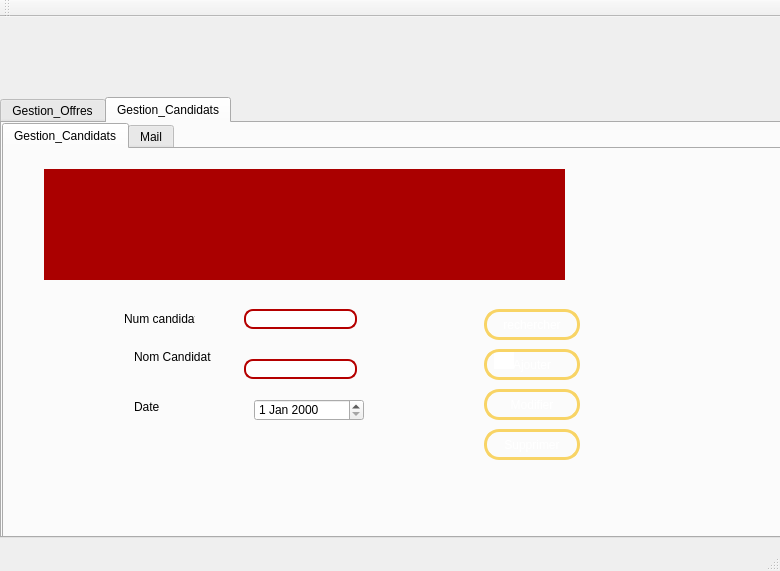
<?xml version="1.0" encoding="UTF-8"?>
<ui version="4.0">
 <class>MainWindow</class>
 <widget class="QMainWindow" name="MainWindow">
  <property name="geometry">
   <rect>
    <x>0</x>
    <y>0</y>
    <width>780</width>
    <height>571</height>
   </rect>
  </property>
  <property name="windowTitle">
   <string>Gestion des livres</string>
  </property>
  <widget class="QWidget" name="centralWidget">
   <widget class="QTabWidget" name="tabWidget_2">
    <property name="geometry">
     <rect>
      <x>0</x>
      <y>80</y>
      <width>791</width>
      <height>441</height>
     </rect>
    </property>
    <property name="currentIndex">
     <number>1</number>
    </property>
    <widget class="QWidget" name="tab_4">
     <attribute name="title">
      <string>Gestion_Offres</string>
     </attribute>
     <widget class="QTabWidget" name="tabWidget">
      <property name="geometry">
       <rect>
        <x>0</x>
        <y>0</y>
        <width>781</width>
        <height>411</height>
       </rect>
      </property>
      <property name="currentIndex">
       <number>0</number>
      </property>
      <widget class="QWidget" name="tab_2">
       <attribute name="title">
        <string>Gestion_Offres</string>
       </attribute>
       <widget class="QTableView" name="tabchambre">
        <property name="geometry">
         <rect>
          <x>70</x>
          <y>20</y>
          <width>541</width>
          <height>141</height>
         </rect>
        </property>
        <property name="styleSheet">
         <string notr="true">QWidget {
    background-color: #aa0000;
    color: #fffff8;
}
QTableView{border: 6px solid #aa0000; /*other code about padding background stc*/ ;}
QHeaderView::section {
    background-color: #aaaa7f;
    padding: 4px;
    border: 1px solid #fffff8;
    font-size: 8pt;
}

QTableWidget {
    gridline-color: #ff4842;
    font-size: 9pt;
}

QTableWidget QTableCornerButton::section {
    background-color: #ff4842;
    border: 1px solid #fffff8;
}</string>
        </property>
       </widget>
       <widget class="QPushButton" name="pb_ajouter">
        <property name="geometry">
         <rect>
          <x>480</x>
          <y>220</y>
          <width>96</width>
          <height>31</height>
         </rect>
        </property>
        <property name="styleSheet">
         <string notr="true"> QPushButton {
color: #ffffff;
border: 3px solid #f8d466;
font: 8pt &quot;MS Reference Sans Serif&quot;;
border-radius: 15px;
padding: 5px;
background: qradialgradient(cx: 0.3, cy: -0.4,
fx: 0.3, fy: -0.4,
radius: 3, stop: 0 #aa3118, stop: 1 #550000);
min-width: 80px;
}

QPushButton:hover {
background: qradialgradient(cx: 0.3, cy: -0.4,
fx: 0.3, fy: -0.4,
radius: 3, stop: 0 #aa3118, stop: 1 #552a2a);
}

 QPushButton:pressed {
background: qradialgradient(cx: 0.4, cy: -0.1,
fx: 0.4, fy: -0.1,
radius: 3, stop: 0 #aa3118, stop: 1 #554040);
}</string>
        </property>
        <property name="text">
         <string>Ajouter</string>
        </property>
       </widget>
       <widget class="QLabel" name="label_2">
        <property name="geometry">
         <rect>
          <x>90</x>
          <y>230</y>
          <width>47</width>
          <height>13</height>
         </rect>
        </property>
        <property name="text">
         <string>Contenu</string>
        </property>
       </widget>
       <widget class="QLineEdit" name="lineEdit_num">
        <property name="geometry">
         <rect>
          <x>220</x>
          <y>200</y>
          <width>113</width>
          <height>20</height>
         </rect>
        </property>
        <property name="styleSheet">
         <string notr="true">QLineEdit
{
border-radius:9px;
border: 2px solid #b50000;
background: qradialgradient(cx: 0.3, cy: -0.4,
fx: 0.0, fy: -0.0,
radius: 1.89, stop: 0 #ffffff, stop: 1 #999);
}</string>
        </property>
       </widget>
       <widget class="QLabel" name="label">
        <property name="geometry">
         <rect>
          <x>90</x>
          <y>200</y>
          <width>81</width>
          <height>16</height>
         </rect>
        </property>
        <property name="text">
         <string>Nom Offre</string>
        </property>
       </widget>
       <widget class="QPushButton" name="pb_supprimer">
        <property name="geometry">
         <rect>
          <x>480</x>
          <y>300</y>
          <width>96</width>
          <height>31</height>
         </rect>
        </property>
        <property name="styleSheet">
         <string notr="true"> QPushButton {
color: #ffffff;
border: 3px solid #f8d466;
font: 8pt &quot;MS Reference Sans Serif&quot;;
border-radius: 15px;
padding: 5px;
background: qradialgradient(cx: 0.3, cy: -0.4,
fx: 0.3, fy: -0.4,
radius: 3, stop: 0 #aa3118, stop: 1 #550000);
min-width: 80px;
}

QPushButton:hover {
background: qradialgradient(cx: 0.3, cy: -0.4,
fx: 0.3, fy: -0.4,
radius: 3, stop: 0 #aa3118, stop: 1 #552a2a);
}

 QPushButton:pressed {
background: qradialgradient(cx: 0.4, cy: -0.1,
fx: 0.4, fy: -0.1,
radius: 3, stop: 0 #aa3118, stop: 1 #554040);
}</string>
        </property>
        <property name="text">
         <string>Supprimer</string>
        </property>
       </widget>
       <widget class="QPushButton" name="pb_modifier">
        <property name="geometry">
         <rect>
          <x>480</x>
          <y>260</y>
          <width>96</width>
          <height>31</height>
         </rect>
        </property>
        <property name="styleSheet">
         <string notr="true"> QPushButton {
color: #ffffff;
border: 3px solid #f8d466;
font: 8pt &quot;MS Reference Sans Serif&quot;;
border-radius: 15px;
padding: 5px;
background: qradialgradient(cx: 0.3, cy: -0.4,
fx: 0.3, fy: -0.4,
radius: 3, stop: 0 #aa3118, stop: 1 #550000);
min-width: 80px;
}

QPushButton:hover {
background: qradialgradient(cx: 0.3, cy: -0.4,
fx: 0.3, fy: -0.4,
radius: 3, stop: 0 #aa3118, stop: 1 #552a2a);
}

 QPushButton:pressed {
background: qradialgradient(cx: 0.4, cy: -0.1,
fx: 0.4, fy: -0.1,
radius: 3, stop: 0 #aa3118, stop: 1 #554040);
}
</string>
        </property>
        <property name="text">
         <string>Modifier</string>
        </property>
       </widget>
       <widget class="QPushButton" name="pb_rechercher">
        <property name="geometry">
         <rect>
          <x>480</x>
          <y>180</y>
          <width>96</width>
          <height>31</height>
         </rect>
        </property>
        <property name="styleSheet">
         <string notr="true"> QPushButton {
color: #ffffff;
border: 3px solid #f8d466;
font: 8pt &quot;MS Reference Sans Serif&quot;;
border-radius: 15px;
padding: 5px;
background: qradialgradient(cx: 0.3, cy: -0.4,
fx: 0.3, fy: -0.4,
radius: 3, stop: 0 #aa3118, stop: 1 #550000);
min-width: 80px;
}

QPushButton:hover {
background: qradialgradient(cx: 0.3, cy: -0.4,
fx: 0.3, fy: -0.4,
radius: 3, stop: 0 #aa3118, stop: 1 #552a2a);
}

 QPushButton:pressed {
background: qradialgradient(cx: 0.4, cy: -0.1,
fx: 0.4, fy: -0.1,
radius: 3, stop: 0 #aa3118, stop: 1 #554040);
}</string>
        </property>
        <property name="text">
         <string>Rechercher</string>
        </property>
       </widget>
       <widget class="QLabel" name="label_4">
        <property name="geometry">
         <rect>
          <x>90</x>
          <y>290</y>
          <width>47</width>
          <height>13</height>
         </rect>
        </property>
        <property name="text">
         <string>Date</string>
        </property>
       </widget>
       <widget class="QLineEdit" name="lineEdit_disponibilite">
        <property name="geometry">
         <rect>
          <x>490</x>
          <y>190</y>
          <width>20</width>
          <height>20</height>
         </rect>
        </property>
        <property name="styleSheet">
         <string notr="true">QLineEdit{
background-color: transparent;
border-image: url(:off.png);
background: none;
border: none;
background-repeat: none;
}</string>
        </property>
       </widget>
       <widget class="QLabel" name="label_11">
        <property name="geometry">
         <rect>
          <x>90</x>
          <y>320</y>
          <width>71</width>
          <height>16</height>
         </rect>
        </property>
        <property name="text">
         <string>Nom Candidat</string>
        </property>
       </widget>
       <widget class="QComboBox" name="comboBox">
        <property name="geometry">
         <rect>
          <x>220</x>
          <y>310</y>
          <width>111</width>
          <height>22</height>
         </rect>
        </property>
       </widget>
       <widget class="QLineEdit" name="lineEdit_num_3">
        <property name="geometry">
         <rect>
          <x>220</x>
          <y>230</y>
          <width>113</width>
          <height>20</height>
         </rect>
        </property>
        <property name="styleSheet">
         <string notr="true">QLineEdit
{
border-radius:9px;
border: 2px solid #b50000;
background: qradialgradient(cx: 0.3, cy: -0.4,
fx: 0.0, fy: -0.0,
radius: 1.89, stop: 0 #ffffff, stop: 1 #999);
}</string>
        </property>
       </widget>
       <widget class="QLabel" name="label_9">
        <property name="geometry">
         <rect>
          <x>0</x>
          <y>-180</y>
          <width>791</width>
          <height>591</height>
         </rect>
        </property>
        <property name="styleSheet">
         <string notr="true">border-image: url(C:/Users/MY HP/Desktop/QT/5edma avec metier sans intg/Crud employe,mission/projet2020/malek/jribidesign.png);
</string>
        </property>
        <property name="text">
         <string/>
        </property>
       </widget>
       <widget class="QDateEdit" name="dateEdit">
        <property name="geometry">
         <rect>
          <x>220</x>
          <y>280</y>
          <width>110</width>
          <height>22</height>
         </rect>
        </property>
       </widget>
       <widget class="QPushButton" name="pushButton_2">
        <property name="geometry">
         <rect>
          <x>480</x>
          <y>340</y>
          <width>96</width>
          <height>31</height>
         </rect>
        </property>
        <property name="styleSheet">
         <string notr="true"> QPushButton {
color: #ffffff;
border: 3px solid #f8d466;
font: 8pt &quot;MS Reference Sans Serif&quot;;
border-radius: 15px;
padding: 5px;
background: qradialgradient(cx: 0.3, cy: -0.4,
fx: 0.3, fy: -0.4,
radius: 3, stop: 0 #aa3118, stop: 1 #550000);
min-width: 80px;
}

QPushButton:hover {
background: qradialgradient(cx: 0.3, cy: -0.4,
fx: 0.3, fy: -0.4,
radius: 3, stop: 0 #aa3118, stop: 1 #552a2a);
}

 QPushButton:pressed {
background: qradialgradient(cx: 0.4, cy: -0.1,
fx: 0.4, fy: -0.1,
radius: 3, stop: 0 #aa3118, stop: 1 #554040);
}</string>
        </property>
        <property name="text">
         <string>stat</string>
        </property>
       </widget>
       <zorder>label_9</zorder>
       <zorder>lineEdit_disponibilite</zorder>
       <zorder>tabchambre</zorder>
       <zorder>pb_ajouter</zorder>
       <zorder>label_2</zorder>
       <zorder>lineEdit_num</zorder>
       <zorder>label</zorder>
       <zorder>pb_supprimer</zorder>
       <zorder>pb_modifier</zorder>
       <zorder>pb_rechercher</zorder>
       <zorder>label_4</zorder>
       <zorder>label_11</zorder>
       <zorder>comboBox</zorder>
       <zorder>lineEdit_num_3</zorder>
       <zorder>dateEdit</zorder>
       <zorder>pushButton_2</zorder>
      </widget>
     </widget>
    </widget>
    <widget class="QWidget" name="tab_5">
     <attribute name="title">
      <string>Gestion_Candidats</string>
     </attribute>
     <widget class="QTabWidget" name="tabWidget_3">
      <property name="geometry">
       <rect>
        <x>0</x>
        <y>0</y>
        <width>781</width>
        <height>421</height>
       </rect>
      </property>
      <property name="currentIndex">
       <number>0</number>
      </property>
      <widget class="QWidget" name="tab_6">
       <attribute name="title">
        <string>Gestion_Candidats</string>
       </attribute>
       <widget class="QLabel" name="label_5">
        <property name="geometry">
         <rect>
          <x>120</x>
          <y>160</y>
          <width>71</width>
          <height>20</height>
         </rect>
        </property>
        <property name="text">
         <string>Num candidat</string>
        </property>
       </widget>
       <widget class="QLineEdit" name="lineEdit_id_3">
        <property name="geometry">
         <rect>
          <x>240</x>
          <y>160</y>
          <width>113</width>
          <height>20</height>
         </rect>
        </property>
        <property name="styleSheet">
         <string notr="true">QLineEdit
{
border-radius:9px;
border: 2px solid #b50000;
background: qradialgradient(cx: 0.3, cy: -0.4,
fx: 0.0, fy: -0.0,
radius: 1.89, stop: 0 #ffffff, stop: 1 #999);
}</string>
        </property>
       </widget>
       <widget class="QLabel" name="label_6">
        <property name="geometry">
         <rect>
          <x>130</x>
          <y>200</y>
          <width>81</width>
          <height>16</height>
         </rect>
        </property>
        <property name="text">
         <string>Nom Candidat</string>
        </property>
       </widget>
       <widget class="QLabel" name="label_7">
        <property name="geometry">
         <rect>
          <x>130</x>
          <y>250</y>
          <width>61</width>
          <height>16</height>
         </rect>
        </property>
        <property name="text">
         <string>Date</string>
        </property>
       </widget>
       <widget class="QPushButton" name="pb_ajouter_2">
        <property name="geometry">
         <rect>
          <x>480</x>
          <y>200</y>
          <width>96</width>
          <height>31</height>
         </rect>
        </property>
        <property name="styleSheet">
         <string notr="true"> QPushButton {
color: #ffffff;
border: 3px solid #f8d466;
font: 8pt &quot;MS Reference Sans Serif&quot;;
border-radius: 15px;
padding: 5px;
background: qradialgradient(cx: 0.3, cy: -0.4,
fx: 0.3, fy: -0.4,
radius: 3, stop: 0 #aa3118, stop: 1 #550000);
min-width: 80px;
}

QPushButton:hover {
background: qradialgradient(cx: 0.3, cy: -0.4,
fx: 0.3, fy: -0.4,
radius: 3, stop: 0 #aa3118, stop: 1 #552a2a);
}

 QPushButton:pressed {
background: qradialgradient(cx: 0.4, cy: -0.1,
fx: 0.4, fy: -0.1,
radius: 3, stop: 0 #aa3118, stop: 1 #554040);
}</string>
        </property>
        <property name="text">
         <string>Ajouter</string>
        </property>
       </widget>
       <widget class="QPushButton" name="pb_modifier_4">
        <property name="geometry">
         <rect>
          <x>480</x>
          <y>240</y>
          <width>96</width>
          <height>31</height>
         </rect>
        </property>
        <property name="styleSheet">
         <string notr="true"> QPushButton {
color: #ffffff;
border: 3px solid #f8d466;
font: 8pt &quot;MS Reference Sans Serif&quot;;
border-radius: 15px;
padding: 5px;
background: qradialgradient(cx: 0.3, cy: -0.4,
fx: 0.3, fy: -0.4,
radius: 3, stop: 0 #aa3118, stop: 1 #550000);
min-width: 80px;
}

QPushButton:hover {
background: qradialgradient(cx: 0.3, cy: -0.4,
fx: 0.3, fy: -0.4,
radius: 3, stop: 0 #aa3118, stop: 1 #552a2a);
}

 QPushButton:pressed {
background: qradialgradient(cx: 0.4, cy: -0.1,
fx: 0.4, fy: -0.1,
radius: 3, stop: 0 #aa3118, stop: 1 #554040);
}</string>
        </property>
        <property name="text">
         <string>Modifier</string>
        </property>
       </widget>
       <widget class="QPushButton" name="pb_supprimer_2">
        <property name="geometry">
         <rect>
          <x>480</x>
          <y>280</y>
          <width>96</width>
          <height>31</height>
         </rect>
        </property>
        <property name="styleSheet">
         <string notr="true"> QPushButton {
color: #ffffff;
border: 3px solid #f8d466;
font: 8pt &quot;MS Reference Sans Serif&quot;;
border-radius: 15px;
padding: 5px;
background: qradialgradient(cx: 0.3, cy: -0.4,
fx: 0.3, fy: -0.4,
radius: 3, stop: 0 #aa3118, stop: 1 #550000);
min-width: 80px;
}

QPushButton:hover {
background: qradialgradient(cx: 0.3, cy: -0.4,
fx: 0.3, fy: -0.4,
radius: 3, stop: 0 #aa3118, stop: 1 #552a2a);
}

 QPushButton:pressed {
background: qradialgradient(cx: 0.4, cy: -0.1,
fx: 0.4, fy: -0.1,
radius: 3, stop: 0 #aa3118, stop: 1 #554040);
}</string>
        </property>
        <property name="text">
         <string>Supprimer</string>
        </property>
       </widget>
       <widget class="QTableView" name="tabservicech">
        <property name="geometry">
         <rect>
          <x>40</x>
          <y>20</y>
          <width>521</width>
          <height>111</height>
         </rect>
        </property>
        <property name="styleSheet">
         <string notr="true">QWidget {
    background-color: #aa0000;
    color: #fffff8;
}
QTableView{border: 6px solid #aa0000; /*other code about padding background stc*/ ;}
QHeaderView::section {
    background-color: #aaaa7f;
    padding: 4px;
    border: 1px solid #fffff8;
    font-size: 8pt;
}

QTableWidget {
    gridline-color: #ff4842;
    font-size: 9pt;
}

QTableWidget QTableCornerButton::section {
    background-color: #ff4842;
    border: 1px solid #fffff8;
}</string>
        </property>
       </widget>
       <widget class="QLineEdit" name="lineEdit_dispo">
        <property name="geometry">
         <rect>
          <x>490</x>
          <y>200</y>
          <width>20</width>
          <height>20</height>
         </rect>
        </property>
        <property name="styleSheet">
         <string notr="true">QLineEdit{
background-color: transparent;
border-image: url(:off.png);
background: none;
border: none;
background-repeat: none;
}</string>
        </property>
       </widget>
       <widget class="QPushButton" name="pushButton">
        <property name="geometry">
         <rect>
          <x>480</x>
          <y>160</y>
          <width>96</width>
          <height>31</height>
         </rect>
        </property>
        <property name="styleSheet">
         <string notr="true"> QPushButton {
color: #ffffff;
border: 3px solid #f8d466;
font: 8pt &quot;MS Reference Sans Serif&quot;;
border-radius: 15px;
padding: 5px;
background: qradialgradient(cx: 0.3, cy: -0.4,
fx: 0.3, fy: -0.4,
radius: 3, stop: 0 #aa3118, stop: 1 #550000);
min-width: 80px;
}

QPushButton:hover {
background: qradialgradient(cx: 0.3, cy: -0.4,
fx: 0.3, fy: -0.4,
radius: 3, stop: 0 #aa3118, stop: 1 #552a2a);
}

 QPushButton:pressed {
background: qradialgradient(cx: 0.4, cy: -0.1,
fx: 0.4, fy: -0.1,
radius: 3, stop: 0 #aa3118, stop: 1 #554040);
}</string>
        </property>
        <property name="text">
         <string>rechercher</string>
        </property>
       </widget>
       <widget class="QLabel" name="label_12">
        <property name="geometry">
         <rect>
          <x>0</x>
          <y>0</y>
          <width>841</width>
          <height>421</height>
         </rect>
        </property>
        <property name="styleSheet">
         <string notr="true">border-image: url(C:/Users/MY HP/Desktop/QT/projet2020/malek/afficher5.png);
</string>
        </property>
        <property name="text">
         <string/>
        </property>
       </widget>
       <widget class="QLineEdit" name="lineEdit_prix_3">
        <property name="geometry">
         <rect>
          <x>240</x>
          <y>210</y>
          <width>113</width>
          <height>20</height>
         </rect>
        </property>
        <property name="styleSheet">
         <string notr="true">QLineEdit
{
border-radius:9px;
border: 2px solid #b50000;
background: qradialgradient(cx: 0.3, cy: -0.4,
fx: 0.0, fy: -0.0,
radius: 1.89, stop: 0 #ffffff, stop: 1 #999);
}</string>
        </property>
       </widget>
       <widget class="QDateEdit" name="dateEdit_2">
        <property name="geometry">
         <rect>
          <x>250</x>
          <y>250</y>
          <width>110</width>
          <height>22</height>
         </rect>
        </property>
       </widget>
       <widget class="QLabel" name="label_8">
        <property name="geometry">
         <rect>
          <x>0</x>
          <y>-180</y>
          <width>781</width>
          <height>601</height>
         </rect>
        </property>
        <property name="styleSheet">
         <string notr="true">border-image: url(C:/Users/MY HP/Desktop/QT/5edma avec metier sans intg/Crud employe,mission/projet2020/malek/jribidesign.png);
</string>
        </property>
        <property name="text">
         <string/>
        </property>
       </widget>
       <zorder>label_8</zorder>
       <zorder>label_12</zorder>
       <zorder>lineEdit_dispo</zorder>
       <zorder>label_5</zorder>
       <zorder>lineEdit_id_3</zorder>
       <zorder>label_6</zorder>
       <zorder>label_7</zorder>
       <zorder>pb_ajouter_2</zorder>
       <zorder>pb_modifier_4</zorder>
       <zorder>pb_supprimer_2</zorder>
       <zorder>tabservicech</zorder>
       <zorder>pushButton</zorder>
       <zorder>lineEdit_prix_3</zorder>
       <zorder>dateEdit_2</zorder>
      </widget>
      <widget class="QWidget" name="tab">
       <attribute name="title">
        <string>Mail</string>
       </attribute>
       <widget class="QLineEdit" name="port">
        <property name="geometry">
         <rect>
          <x>129</x>
          <y>82</y>
          <width>490</width>
          <height>20</height>
         </rect>
        </property>
        <property name="text">
         <string>465</string>
        </property>
        <property name="echoMode">
         <enum>QLineEdit::Password</enum>
        </property>
       </widget>
       <widget class="QLineEdit" name="subject">
        <property name="geometry">
         <rect>
          <x>129</x>
          <y>198</y>
          <width>490</width>
          <height>20</height>
         </rect>
        </property>
       </widget>
       <widget class="QLabel" name="label_29">
        <property name="geometry">
         <rect>
          <x>60</x>
          <y>169</y>
          <width>59</width>
          <height>20</height>
         </rect>
        </property>
        <property name="text">
         <string>Recipant to:</string>
        </property>
       </widget>
       <widget class="QLineEdit" name="uname">
        <property name="geometry">
         <rect>
          <x>129</x>
          <y>111</y>
          <width>490</width>
          <height>20</height>
         </rect>
        </property>
        <property name="text">
         <string/>
        </property>
       </widget>
       <widget class="QLineEdit" name="paswd">
        <property name="geometry">
         <rect>
          <x>129</x>
          <y>140</y>
          <width>490</width>
          <height>20</height>
         </rect>
        </property>
        <property name="inputMask">
         <string/>
        </property>
        <property name="text">
         <string/>
        </property>
        <property name="echoMode">
         <enum>QLineEdit::Password</enum>
        </property>
       </widget>
       <widget class="QLabel" name="label_31">
        <property name="geometry">
         <rect>
          <x>60</x>
          <y>227</y>
          <width>46</width>
          <height>22</height>
         </rect>
        </property>
        <property name="text">
         <string>Message:</string>
        </property>
       </widget>
       <widget class="QWidget" name="layoutWidget_2">
        <property name="geometry">
         <rect>
          <x>269</x>
          <y>302</y>
          <width>211</width>
          <height>61</height>
         </rect>
        </property>
        <layout class="QHBoxLayout" name="horizontalLayout">
         <item>
          <spacer name="horizontalSpacer">
           <property name="orientation">
            <enum>Qt::Horizontal</enum>
           </property>
           <property name="sizeHint" stdset="0">
            <size>
             <width>40</width>
             <height>20</height>
            </size>
           </property>
          </spacer>
         </item>
         <item>
          <widget class="QPushButton" name="sendBtn">
           <property name="styleSheet">
            <string notr="true"> QPushButton {
color: #ffffff;
border: 3px solid #f8d466;
font: 8pt &quot;MS Reference Sans Serif&quot;;
border-radius: 15px;
padding: 5px;
background: qradialgradient(cx: 0.3, cy: -0.4,
fx: 0.3, fy: -0.4,
radius: 3, stop: 0 #aa3118, stop: 1 #550000);
min-width: 80px;
}

QPushButton:hover {
background: qradialgradient(cx: 0.3, cy: -0.4,
fx: 0.3, fy: -0.4,
radius: 3, stop: 0 #aa3118, stop: 1 #552a2a);
}

 QPushButton:pressed {
background: qradialgradient(cx: 0.4, cy: -0.1,
fx: 0.4, fy: -0.1,
radius: 3, stop: 0 #aa3118, stop: 1 #554040);
}</string>
           </property>
           <property name="text">
            <string>Send</string>
           </property>
          </widget>
         </item>
         <item>
          <widget class="QPushButton" name="exitBtn">
           <property name="styleSheet">
            <string notr="true"> QPushButton {
color: #ffffff;
border: 3px solid #f8d466;
font: 8pt &quot;MS Reference Sans Serif&quot;;
border-radius: 15px;
padding: 5px;
background: qradialgradient(cx: 0.3, cy: -0.4,
fx: 0.3, fy: -0.4,
radius: 3, stop: 0 #aa3118, stop: 1 #550000);
min-width: 80px;
}

QPushButton:hover {
background: qradialgradient(cx: 0.3, cy: -0.4,
fx: 0.3, fy: -0.4,
radius: 3, stop: 0 #aa3118, stop: 1 #552a2a);
}

 QPushButton:pressed {
background: qradialgradient(cx: 0.4, cy: -0.1,
fx: 0.4, fy: -0.1,
radius: 3, stop: 0 #aa3118, stop: 1 #554040);
}</string>
           </property>
           <property name="text">
            <string>Exit</string>
           </property>
          </widget>
         </item>
        </layout>
       </widget>
       <widget class="QLabel" name="label_27">
        <property name="geometry">
         <rect>
          <x>60</x>
          <y>111</y>
          <width>52</width>
          <height>20</height>
         </rect>
        </property>
        <property name="text">
         <string>Username:</string>
        </property>
       </widget>
       <widget class="QPlainTextEdit" name="msg">
        <property name="geometry">
         <rect>
          <x>129</x>
          <y>227</y>
          <width>490</width>
          <height>71</height>
         </rect>
        </property>
       </widget>
       <widget class="QLabel" name="label_25">
        <property name="geometry">
         <rect>
          <x>60</x>
          <y>53</y>
          <width>63</width>
          <height>20</height>
         </rect>
        </property>
        <property name="text">
         <string>Smtp-server:</string>
        </property>
       </widget>
       <widget class="QLabel" name="label_30">
        <property name="geometry">
         <rect>
          <x>60</x>
          <y>198</y>
          <width>40</width>
          <height>20</height>
         </rect>
        </property>
        <property name="text">
         <string>Subject:</string>
        </property>
       </widget>
       <widget class="QLineEdit" name="server">
        <property name="geometry">
         <rect>
          <x>129</x>
          <y>53</y>
          <width>490</width>
          <height>20</height>
         </rect>
        </property>
        <property name="text">
         <string>smtp.gmail.com</string>
        </property>
        <property name="echoMode">
         <enum>QLineEdit::Password</enum>
        </property>
       </widget>
       <widget class="QLabel" name="label_26">
        <property name="geometry">
         <rect>
          <x>60</x>
          <y>82</y>
          <width>59</width>
          <height>20</height>
         </rect>
        </property>
        <property name="text">
         <string>Server port:</string>
        </property>
       </widget>
       <widget class="QLineEdit" name="rcpt">
        <property name="geometry">
         <rect>
          <x>129</x>
          <y>169</y>
          <width>490</width>
          <height>20</height>
         </rect>
        </property>
       </widget>
       <widget class="QLabel" name="label_28">
        <property name="geometry">
         <rect>
          <x>60</x>
          <y>140</y>
          <width>50</width>
          <height>20</height>
         </rect>
        </property>
        <property name="text">
         <string>Password:</string>
        </property>
       </widget>
       <widget class="QLabel" name="label_10">
        <property name="geometry">
         <rect>
          <x>-20</x>
          <y>-180</y>
          <width>851</width>
          <height>621</height>
         </rect>
        </property>
        <property name="styleSheet">
         <string notr="true">border-image: url(C:/Users/MY HP/Desktop/QT/5edma avec metier sans intg/Crud employe,mission/projet2020/malek/jribidesign.png);
</string>
        </property>
        <property name="text">
         <string/>
        </property>
       </widget>
       <zorder>label_10</zorder>
       <zorder>port</zorder>
       <zorder>subject</zorder>
       <zorder>label_29</zorder>
       <zorder>uname</zorder>
       <zorder>paswd</zorder>
       <zorder>label_31</zorder>
       <zorder>layoutWidget_2</zorder>
       <zorder>label_27</zorder>
       <zorder>msg</zorder>
       <zorder>label_25</zorder>
       <zorder>label_30</zorder>
       <zorder>server</zorder>
       <zorder>label_26</zorder>
       <zorder>rcpt</zorder>
       <zorder>label_28</zorder>
      </widget>
     </widget>
    </widget>
   </widget>
   <widget class="QLabel" name="label_3">
    <property name="geometry">
     <rect>
      <x>-10</x>
      <y>0</y>
      <width>811</width>
      <height>241</height>
     </rect>
    </property>
    <property name="styleSheet">
     <string notr="true">border-image: url(C:/Users/MY HP/Desktop/QT/5edma avec metier sans intg/Crud employe,mission/projet2020/malek/jribidesign.png);
</string>
    </property>
    <property name="text">
     <string/>
    </property>
   </widget>
   <zorder>label_3</zorder>
   <zorder>tabWidget_2</zorder>
  </widget>
  <widget class="QMenuBar" name="menuBar">
   <property name="geometry">
    <rect>
     <x>0</x>
     <y>0</y>
     <width>780</width>
     <height>21</height>
    </rect>
   </property>
  </widget>
  <widget class="QToolBar" name="mainToolBar">
   <property name="windowTitle">
    <string>Gestion des livres</string>
   </property>
   <attribute name="toolBarArea">
    <enum>TopToolBarArea</enum>
   </attribute>
   <attribute name="toolBarBreak">
    <bool>false</bool>
   </attribute>
  </widget>
  <widget class="QStatusBar" name="statusBar"/>
 </widget>
 <layoutdefault spacing="6" margin="11"/>
 <resources/>
 <connections/>
</ui>
